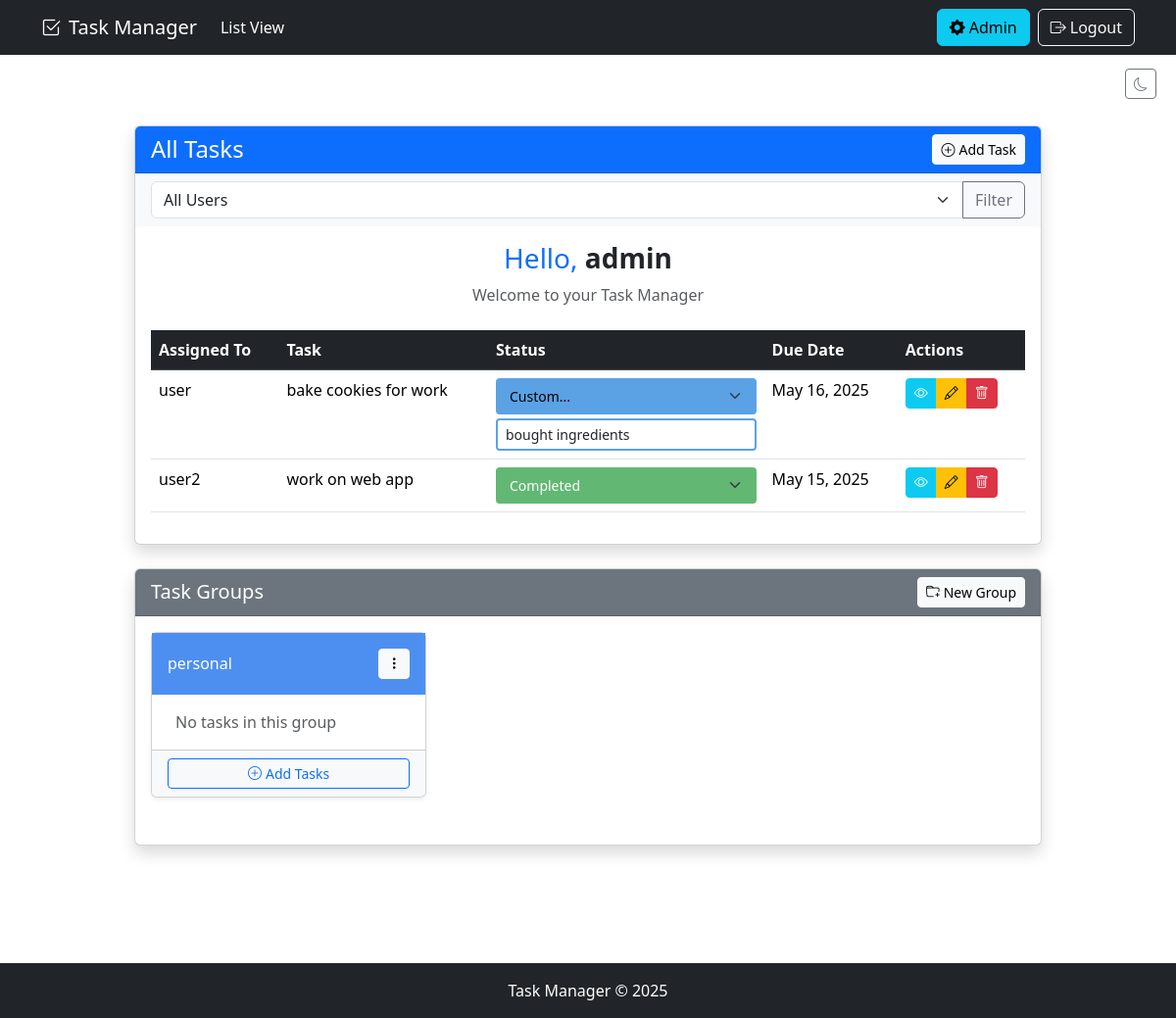
Page /tasks/ (signed in) on the committed database.
### todo_list/models.py (models this page shows, shortened)
class Task(models.Model):
    STATUS_CHOICES = [
        ('not_started', 'Not Started'),
        ('in_progress', 'In Progress'),
        ('completed', 'Completed'),
        ('custom', 'Custom'),
    ]
    user = models.ForeignKey(User, on_delete=models.CASCADE, null=True, blank=True)
    title = models.CharField(max_length=200)
    description = models.TextField(null=True, blank=True)
    status = models.CharField(max_length=20, choices=STATUS_CHOICES, default='not_started')
    custom_status = models.CharField(max_length=50, blank=True, null=True, help_text="If status is 'Custom', specify here")
    complete = models.BooleanField(default=False)  # Keep this for backward compatibility
    duedate = models.DateTimeField(null=True, blank=True)
    created = models.DateTimeField(default=timezone.now)
    class Meta:
        ordering = ['status', 'duedate']  # Show incomplete tasks first, then by due date

class TaskGroup(models.Model):
    COLOR_CHOICES = [
        ('primary', 'Blue'),
        ('success', 'Green'),
        ('danger', 'Red'),
        ('warning', 'Yellow'),
        ('info', 'Light Blue'),
        ('secondary', 'Gray'),
        ('dark', 'Dark'),
        ('purple', 'Purple'),
        ('pink', 'Pink'),
        ('orange', 'Orange'),
    ]
    user = models.ForeignKey(User, on_delete=models.CASCADE)
    name = models.CharField(max_length=100)
    color = models.CharField(max_length=20, choices=COLOR_CHOICES, default='primary')
    tasks = models.ManyToManyField(Task, related_name='groups', blank=True)
    created = models.DateTimeField(default=timezone.now)
    class Meta:
        ordering = ['name']

### todo_list/views.py (the view)
# urls.py: path('tasks/', views.TaskList.as_view(), name='tasks'),  # Changed from empty string to 'tasks/'
class TaskList(LoginRequiredMixin,ListView):
    model = Task
    context_object_name = 'tasks'
    template_name = 'todo_list/task_list.html'
    def get_queryset(self):
        if self.request.user.is_superuser:
            user_filter = self.request.GET.get('user_filter', '')
            if user_filter:
                tasks = Task.objects.filter(user_id=user_filter)
            else:
                tasks = Task.objects.all()
        else:
            tasks = Task.objects.filter(user=self.request.user)
        max_date = timezone.make_aware(datetime.max.replace(year=9999, month=12, day=31))
        return sorted(tasks, key=lambda t: (1 if t.status == 'completed' else 0, t.duedate or max_date))
    def get_context_data(self, **kwargs):
        context = super().get_context_data(**kwargs)
        if self.request.user.is_superuser:
            context['users'] = User.objects.all()
        context['task_groups'] = TaskGroup.objects.filter(user=self.request.user)
        if 'task_completed' in self.request.session:
            context['task_completed'] = self.request.session['task_completed']
            del self.request.session['task_completed']
            self.request.session.modified = True
        return context

### todo_list/templates/todo_list/task_list.html (shortened to what this page needs)
{% extends 'todo_list/base.html' %}
{% load static %}
{% block content %}
<div class="container my-5">
  <div class="row justify-content-center">
    <div class="col-lg-10">
      <div class="card shadow mb-4">
        <div class="card-header bg-primary text-white d-flex justify-content-between align-items-center">
          <h1 class="mb-0 fs-4">{% if user.is_superuser %}All Tasks{% else %}My Tasks{% endif %}</h1>
          <a href="{% url 'task-create' %}" class="btn btn-light btn-sm">
            <i class="bi bi-plus-circle me-1"></i>Add Task
          </a>
        </div>
        {% if user.is_superuser and users %}
        <div class="card-body bg-light py-2">
          <form method="get" class="mb-0">
            <div class="input-group">
              <select name="user_filter" class="form-select">
                <option value="">All Users</option>
              </select>
              <button class="btn btn-outline-secondary" type="submit">Filter</button>
            </div>
          </form>
        </div>
        {% endif %}
        <div class="card-body">
          <div class="mb-4 text-center">
            <h3 class="mb-2">
              <span class="text-primary">Hello,</span>
              <span class="fw-bold">{{ user.username }}</span>
            </h3>
            <p class="text-muted">Welcome to your Task Manager</p>
          </div>
          <div class="table-responsive">
            <table class="table table-hover">
              <thead class="table-dark">
                <tr>
                  {% if user.is_superuser %}
                  <th>Assigned To</th>
                  {% endif %}
                  <th>Task</th>
                  <th>Status</th>
                  <th>Due Date</th>
                  <th>Actions</th>
                </tr>
              </thead>
              <tbody>
                {% for task in tasks %}
                <tr data-task-id="{{ task.id }}">
                  {% if user.is_superuser %}
                  <td>{{ task.user.username }}</td>
                  {% endif %}
                  <td>{{ task.title }}</td>
                  <td>
                    <form method="POST" action="{% url 'task-update-status' task.id %}" class="status-update-form">
                      <select name="status" class="form-select form-select-sm status-select {% if task.status == 'not_started' %}status-not-started{% elif task.status == 'in_progress' %}status-in-progress{% elif task.status == 'completed' %}status-completed{% elif task.status == 'custom' %}status-custom{% endif %}"
                              data-old-status="{{ task.status }}"
                              onchange="toggleCustomField(this)">
                        <option value="completed" class="status-completed" {% if task.status == 'completed' %}selected{% endif %}>Completed</option>
                        <option value="custom" class="status-custom" {% if task.status == 'custom' %}selected{% endif %}>
                          Custom...
                        </option>
                      </select>
                      <input type="text" name="custom_status" class="form-control form-control-sm mt-1 custom-status-input"
                             style="display: {% if task.status == 'custom' %}block{% else %}none{% endif %};"
                             value="{% if task.status == 'custom' %}{{ task.custom_status }}{% endif %}"
                             placeholder="Enter custom status">
                    </form>
                  </td>
                  <td>{{ task.duedate|date:"M d, Y" }}</td>
                  <td>
                    <div class="btn-group">
                      <a href="{% url 'task' task.id %}" class="btn btn-sm btn-info text-white">
                        <i class="bi bi-eye"></i>
                      </a>
                      <a href="{% url 'task-update' task.id %}" class="btn btn-sm btn-warning">
                        <i class="bi bi-pencil"></i>
                      </a>
                      <a href="{% url 'task-delete' task.id %}" class="btn btn-sm btn-danger">
                        <i class="bi bi-trash"></i>
                      </a>
                    </div>
                  </td>
                </tr>
                {% endfor %}
              </tbody>
            </table>
          </div>
        </div>
      </div>
      <div class="card shadow">
        <div class="card-header bg-secondary text-white d-flex justify-content-between align-items-center">
          <h2 class="mb-0 fs-5">Task Groups</h2>
          <button type="button" class="btn btn-light btn-sm" data-bs-toggle="modal" data-bs-target="#createGroupModal">
            <i class="bi bi-folder-plus me-1"></i>New Group
          </button>
        </div>
        <div class="card-body">
          <div class="row" id="taskGroups">
            {% if task_groups %}
              {% for group in task_groups %}
                <div class="col-md-4 mb-3">
                  <div class="card group-card shadow-sm">
                    <div class="group-card-header-{{ group.color }} p-3 d-flex justify-content-between align-items-center">
                      <h6 class="mb-0">{{ group.name }}</h6>
                      <div class="dropdown">
                        <button class="btn btn-sm btn-light" type="button" data-bs-toggle="dropdown">
                          <i class="bi bi-three-dots-vertical"></i>
                        </button>
                      </div>
                    </div>
                    <div class="card-body p-2">
                      <ul class="list-group list-group-flush">
                        {% for task in group.tasks.all %}
                          <li class="list-group-item task-group-item task-group-item-{{ group.color }} py-2 px-3 d-flex justify-content-between align-items-center">
                            <span class="text-truncate me-2">{{ task.title }}</span>
                            <div class="d-flex align-items-center">
                              <span class="badge {% if task.status == 'not_started' %}bg-secondary{% elif task.status == 'in_progress' %}bg-warning{% elif task.status == 'completed' %}bg-success{% else %}bg-info{% endif %} me-1">
                                {% if task.status == 'custom' %}{{ task.custom_status }}{% elif task.status == 'not_started' %}Not Started{% elif task.status == 'in_progress' %}In Progress{% elif task.status == 'completed' %}Completed{% endif %}
                              </span>
                              <button class="btn btn-sm btn-outline-danger" onclick="removeFromGroup({{ task.id }}, {{ group.id }})">
                                <i class="bi bi-x"></i>
                              </button>
                            </div>
                          </li>
                        {% empty %}
                          <li class="list-group-item py-2 px-3 text-muted">No tasks in this group</li>
                        {% endfor %}
                      </ul>
                    </div>
                    <div class="card-footer bg-light">
                      <button class="btn btn-sm btn-outline-primary w-100" data-bs-toggle="modal" data-bs-target="#addToGroupModal" onclick="setCurrentGroup({{ group.id }})">
                        <i class="bi bi-plus-circle me-1"></i>Add Tasks
                      </button>
                    </div>
                  </div>
                </div>
              {% endfor %}
            {% else %}
              <div class="col-12 text-center py-4">
                <i class="bi bi-folder-x fs-1 text-muted mb-3 d-block"></i>
                <h5 class="text-muted">No Task Groups</h5>
                <p class="text-muted">Create a group to organize your tasks!</p>
              </div>
            {% endif %}
          </div>
        </div>
      </div>
    </div>
  </div>
</div>
{% endblock %}

### todo_list/templates/todo_list/base.html (shortened to what this page needs)
{% load static %}
<!DOCTYPE html>
<html lang="en" data-bs-theme="light">
<head>
  <link href="https://cdn.jsdelivr.net/npm/bootstrap@5.3.3/dist/css/bootstrap.min.css" rel="stylesheet">
  <link rel="stylesheet" href="https://cdn.jsdelivr.net/npm/bootstrap-icons@1.11.1/font/bootstrap-icons.css">
  <link rel="stylesheet" href="{% static 'todo_list/css/styles.css' %}">
</head>
<body>
  <nav class="navbar navbar-expand-lg navbar-dark bg-dark">
    <div class="container">
      <a class="navbar-brand" href="{% url 'tasks' %}">
        <i class="bi bi-check2-square me-2"></i>Task Manager
      </a>
      <div class="collapse navbar-collapse" id="navbarNav">
        <ul class="navbar-nav me-auto">
          <li class="nav-item">
            <a class="nav-link {% if request.path == '/tasks/' %}active{% endif %}" href="{% url 'tasks' %}">
              List View
            </a>
          </li>
        </ul>
        <div class="d-flex">
            {% if user.is_authenticated %}
                {% if user.is_superuser %}
                    <a href="{% url 'admin:index' %}" class="btn btn-info me-2" target="_blank">
                        <i class="bi bi-gear-fill me-1"></i>Admin
                    </a>
                {% endif %}
                <a href="{% url 'logout' %}" class="btn btn-outline-light">
                    <i class="bi bi-box-arrow-right me-1"></i>Logout
                </a>
            {% endif %}
        </div>
      </div>
    </div>
  </nav>
  <main class="py-4">
    {% block content %}{% endblock %}
  </main>
  <button id="darkModeToggle" class="btn btn-sm btn-outline-secondary dark-mode-toggle">
    <i class="bi bi-moon"></i>
  </button>
  <footer class="bg-dark text-white py-3 mt-5">
    <div class="container text-center">
      <p class="mb-0">Task Manager &copy; {% now "Y" %}</p>
    </div>
  </footer>
</body>
</html>

### todo_list/static/todo_list/css/styles.css (style rules this page uses)
body { min-height: 100vh; display: flex; flex-direction: column; }
main { flex: 1; }
footer { margin-top: auto; }
.status-update-form select { min-width: 120px; border: 2px solid transparent; padding: 0.375rem 0.75rem; font-weight: 500; }
.status-completed { background-color: #62b873 !important; color: white !important; }
.status-custom { background-color: #5ba2e5 !important; color: black !important; }
.custom-status-input { border: 2px solid #5ba2e5; border-radius: 0.25rem; }
.status-update-form select option[value="completed"] { background-color: #62b873; color: white; }
.status-update-form select option[value="custom"] { background-color: #5ba2e5; color: black; }
.status-update-form select { min-width: 120px; }
.dark-mode-toggle { position: fixed; top: 70px; right: 20px; z-index: 1030; }
.group-card-header-primary { background-color: #4d8ff1 !important; color: white !important; }
.group-card { transition: transform 0.2s; margin-bottom: 1rem; }

### rows in the picture
Task: user.username "user", title "bake cookies for work", status "Custom...", custom_status "bought ingredients", duedate "May 16, 2025"
Task: user.username "user2", title "work on web app", status "Completed", duedate "May 15, 2025"
TaskGroup: name "personal"

### other values in the picture
{{ user.username }} "admin"
